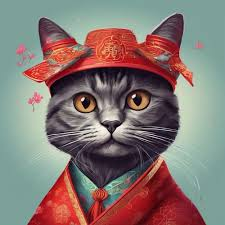
#> input picture CV_Lab/Lab1/image.jpeg, 225 x 225 px
$ python q4.py
#> lines starting #> are read from the running program, lines starting #| are printed output that depends on the picture; after the words box and inside, x2 and y2 are one past the last pixel; in counts of white or black regions, pixels touching at a corner belong together
import cv2
image = cv2.imread('image.jpeg')
#> image is the input picture: shape (225, 225, 3); mean B, G, R 114.5, 118.8, 133.4
start_point = (50, 50)
end_point = (200, 200)
color = (0, 255, 0)
thickness = 2
cv2.rectangle(image, start_point, end_point, color, thickness)
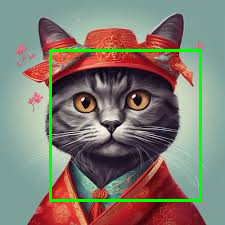
#> image: shape (225, 225, 3); 3.55% of pixels changed, all inside (x1, y1, x2, y2) = (49, 49, 202, 202)
cv2.imshow('Image with Rectangle', image)
cv2.waitKey(0)
